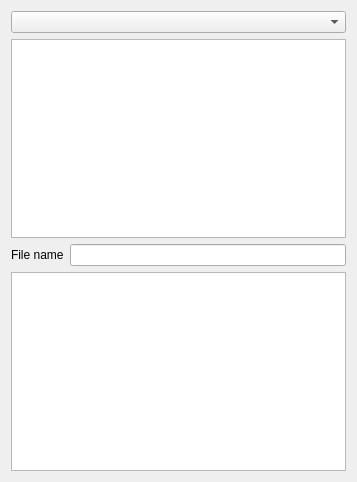
<?xml version="1.0" encoding="UTF-8"?>
<ui version="4.0">
 <class>SearchDialog</class>
 <widget class="QDialog" name="SearchDialog">
  <property name="geometry">
   <rect>
    <x>0</x>
    <y>0</y>
    <width>357</width>
    <height>482</height>
   </rect>
  </property>
  <property name="windowTitle">
   <string>Search Dialog</string>
  </property>
  <layout class="QVBoxLayout" name="verticalLayout">
   <item>
    <widget class="QComboBox" name="comboBox"/>
   </item>
   <item>
    <widget class="QTreeView" name="treeView_base"/>
   </item>
   <item>
    <layout class="QHBoxLayout" name="horizontalLayout">
     <item>
      <widget class="QLabel" name="label">
       <property name="text">
        <string>File name</string>
       </property>
      </widget>
     </item>
     <item>
      <widget class="QLineEdit" name="lineEdit">
       <property name="text">
        <string/>
       </property>
      </widget>
     </item>
    </layout>
   </item>
   <item>
    <widget class="QListWidget" name="listWidget"/>
   </item>
  </layout>
 </widget>
 <tabstops>
  <tabstop>lineEdit</tabstop>
  <tabstop>listWidget</tabstop>
  <tabstop>comboBox</tabstop>
  <tabstop>treeView_base</tabstop>
 </tabstops>
 <resources/>
 <connections/>
</ui>
